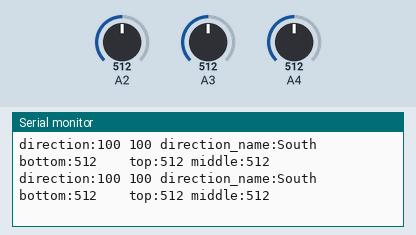
Simulated run of this sketch. Board: Arduino Uno, built with avr-gcc and run on an emulated ATmega328P. Shown: the last lines printed to the serial monitor. The test bench sets the inputs (shaded band); at power-on: A2 = 512, A3 = 512, A4 = 512.

Above: at 1.2 s.
1.3 s: A2 set to 110
At 1.57 s:
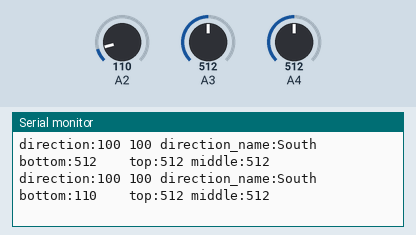
2.8 s: A2 set to 89
At 2.98 s:
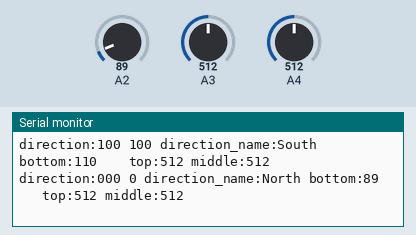
4.7 s: A3 set to 107
At 4.79 s:
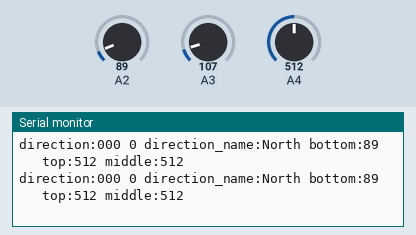
6.2 s: A3 set to 96
At 6.41 s:
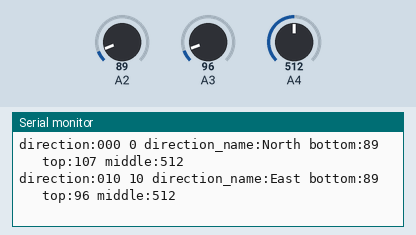

Measured:
- the behaviour switches between 101 and 100 on A2 (found by bisection; images 1 and 2)
- the behaviour switches between 101 and 100 on A3 (found by bisection; images 3 and 4)
- after the input at 1.3 s, the serial monitor: prints a new line after 0.11 s (image 1)
- after the input at 2.8 s, the serial monitor: prints a new line at once (image 2)
- after the input at 6.2 s, the serial monitor: prints a new line after 0.05 s (image 4)

The sketch:

arduino_nano_scan_alagon_inputs.ino
```cpp
void setup() {
  Serial.begin(115200);
}

void printBinary3(int value) {
  for (int i = 2; i >= 0; i--) {
    Serial.print((value >> i) & 1);
  }
}

void loop() {
  int bottom = analogRead(A2);
  int middle = analogRead(A4);
  int top = analogRead(A3);

  int bottom_state = bottom > 100;
  int middle_state = 0; // miyddle > 100;
  int top_state = 1 - (top > 100);

  int direction_code = (bottom_state << 2) | (top_state << 1) | middle_state;

  Serial.print("direction:");
  printBinary3(direction_code);
  Serial.print(" ");
  Serial.print(direction_code, BIN);
  Serial.print(" direction_name:");
  switch (direction_code) {
  case 0b000: Serial.print("North"); break;
  case 0b001: Serial.print("North-East"); break;
  case 0b010: Serial.print("East"); break;
  case 0b011: Serial.print("South-East"); break;
  case 0b100: Serial.print("South"); break;
  case 0b101: Serial.print("South-West"); break;
  case 0b110: Serial.print("West"); break;
  case 0b111: Serial.print("North-West"); break;
  }

// 0 5 7 5 1 3 1 4 6 4 0 2 0

/*
0  → 0b000
5  → 0b101
7  → 0b111
5  → 0b101
1  → 0b001
3  → 0b011
1  → 0b001
4  → 0b100
6  → 0b110
4  → 0b100
0  → 0b000
2  → 0b010
0  → 0b000


*/


  Serial.print(" bottom:"); Serial.print(bottom); Serial.print(" ");
  Serial.print("   top:"); Serial.print(top); Serial.print(" ");
  Serial.print("middle:"); Serial.print(middle); Serial.print("");
  Serial.println();
  delay(200);
}
```
